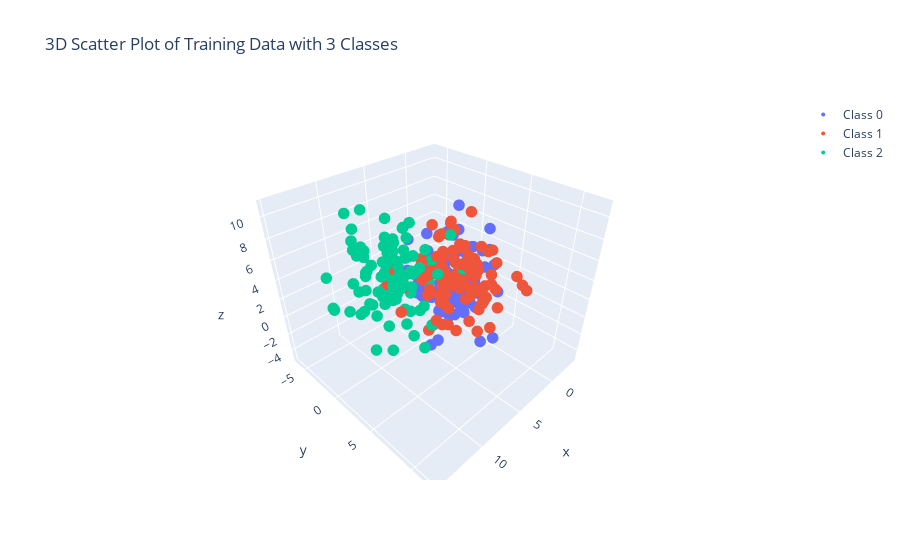

This figure's notebook cell:
### Markdown cell above
Now we can see how our data looks in the table. Let's visualize it in 3D.

### Code cell
fig = go.Figure()

# Add one trace per class
for class_label in df['class'].unique():
    class_df = df[df['class'] == class_label]
    fig.add_trace(go.Scatter3d(
        x=class_df['x'],
        y=class_df['y'],
        z=class_df['z'],
        mode='markers',
        marker=dict(size=4),
        name=f'Class {class_label}'
    ))

fig.update_layout(
    title='3D Scatter Plot of Training Data with 3 Classes',
    scene=dict(
        xaxis_title='x',
        yaxis_title='y',
        zaxis_title='z'
    )
)

fig.show()
